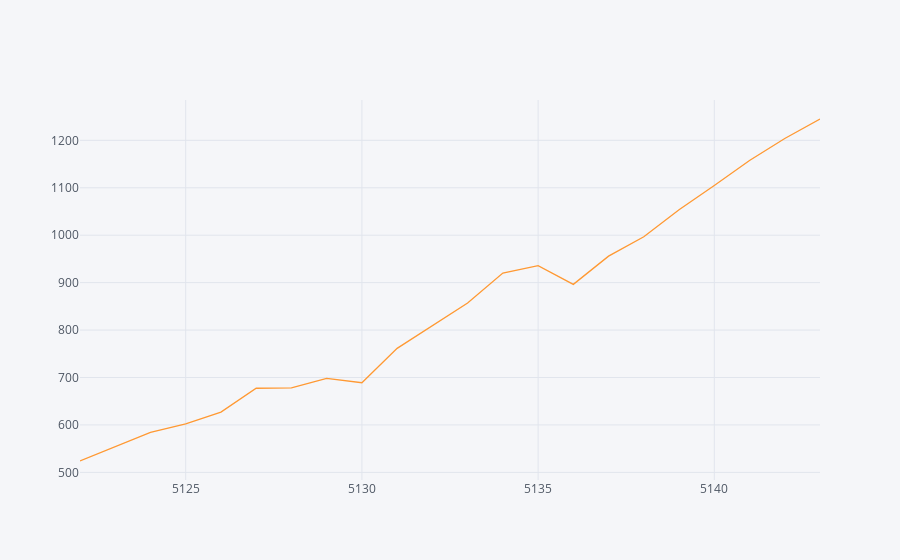

Notebook code for this chart:
### Code cell
df_raw[df_raw["Country"]=="World"]["No of Tourist in million"].iplot()

### Figure 1 — Plotly figure (JSON) as saved in the notebook; plotly's stock layout.template omitted (floating-point values rounded to 4 significant figures)
{"data": [{"line": {"color": "rgba(255, 153, 51, 1.0)", "dash": "solid", "shape": "linear", "width": 1.3}, "mode": "lines", "name": "No of Tourist in million", "text": "", "type": "scatter", "x": [5122, 5123, 5124, 5125, 5126, 5127, 5128, 5129, 5130, 5131, 5132, 5133, 5134, 5135, 5136, 5137, 5138, 5139, 5140, 5141, 5142, 5143], "y": [524.0, 554.5, 584.2, 602.2, 627.1, 677.3, 678.2, 698.4, 689.0, 761.5, 808.8, 857.1, 920.2, 935.7, 896.4, 955.9, 996.8, 1054.0, 1105.0, 1157.0, 1204.0, 1245.0]}], "layout": {"legend": {"bgcolor": "#F5F6F9", "font": {"color": "#4D5663"}}, "paper_bgcolor": "#F5F6F9", "plot_bgcolor": "#F5F6F9", "title": {"font": {"color": "#4D5663"}}, "xaxis": {"gridcolor": "#E1E5ED", "showgrid": true, "tickfont": {"color": "#4D5663"}, "title": {"font": {"color": "#4D5663"}, "text": ""}, "zerolinecolor": "#E1E5ED"}, "yaxis": {"gridcolor": "#E1E5ED", "showgrid": true, "tickfont": {"color": "#4D5663"}, "title": {"font": {"color": "#4D5663"}, "text": ""}, "zerolinecolor": "#E1E5ED"}}}
